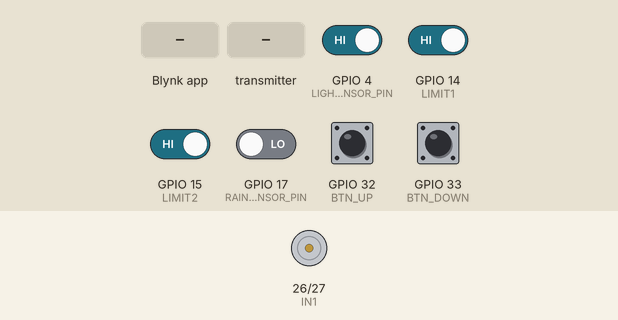
This sketch was run on a simulated ESP32-S3. Shown: motor-driver pin pairs drawn as motors (green arrow = first pin HIGH = forward, orange = second pin HIGH = backward, longer = more drive, scaled by the enable pin). Inputs (shaded band) come from the test bench; at power-on: GPIO 4 (LIGHT_SENSOR_PIN), GPIO 14 (LIMIT1), GPIO 15 (LIMIT2), GPIO 32 (BTN_UP), GPIO 33 (BTN_DOWN) HIGH, GPIO 17 (RAIN_SENSOR_PIN) LOW. WiFi joins after 1.5 s; servers stay silent unless stated; what the sketch prints to the serial monitor is not drawn.

Above: at 3.0 s.
3.1 s: GPIO 17 (RAIN_SENSOR_PIN) driven HIGH
6.3 s: Blynk app writes 1 to V1
7.8 s: GPIO 14 (LIMIT1) driven LOW
At 9.0 s:
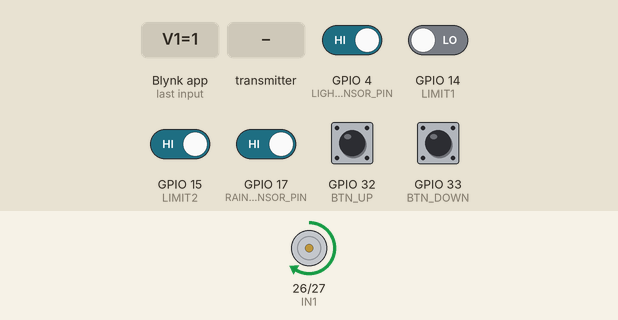
9.3 s: the transmitter starts sending temp_c = 0
10.8 s: GPIO 4 (LIGHT_SENSOR_PIN) driven LOW
At 11.58 s:
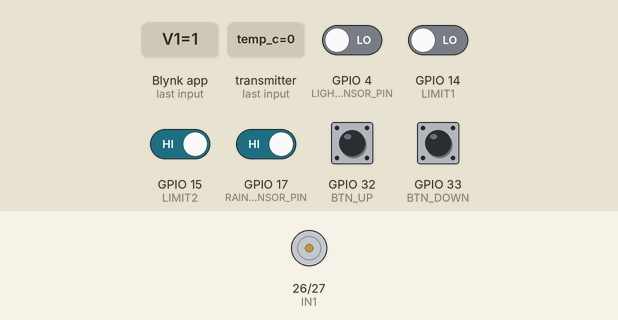
14.3 s: GPIO 15 (LIMIT2) driven LOW
At 16.1 s:
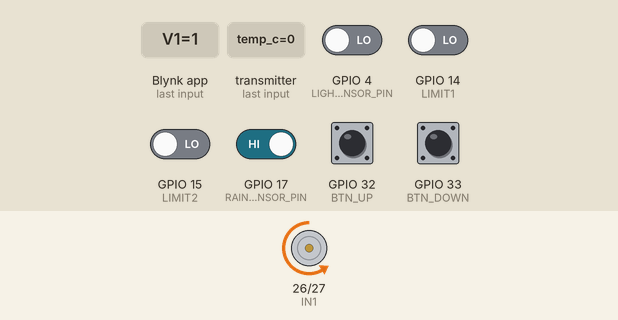
Timing chart, 0 to 18.8 s (numbered marks = the images above; inputs shaded):
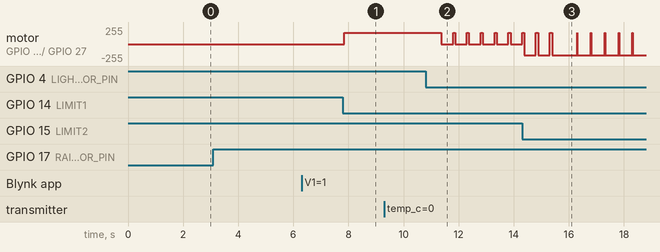

The sketch:

NODE_B.ino
```cpp
#define BLYNK_TEMPLATE_ID "TMPL6Qkr6crlP"
#define BLYNK_TEMPLATE_NAME "Gian Phoi Thong Minh"
#define BLYNK_AUTH_TOKEN "CAr5FOa2VBRHc9I8rYQzULtaSeKVDRTC"

#include <WiFi.h>
#include <WiFiClient.h>
#include <BlynkSimpleEsp32.h>
#include <esp_now.h>
#include <Arduino.h>
#include <Wire.h>
#include <Adafruit_BMP085.h>

char ssid[] = "BETWEEN COFFEE T2";
char pass[] = "88888888";

// === MAC ESP32-S3 (BÊN NHẬN MƯA) ===
uint8_t s3MAC[] = {0x80, 0xB5, 0x4E, 0xC6, 0x8B, 0x64}; // Thay bằng MAC thật

// === DỮ LIỆU NHẬN TỪ ESP32-S3 (20 BYTE) ===
typedef struct {
    float temp_c;
    float humi_pct;
    float wind_kmh;
    float pres_hpa;
    uint8_t autoMode;
    uint8_t padding[3];
} UnifiedData;

UnifiedData receivedData;

// === DỮ LIỆU GỬI MƯA CHO ESP32-S3 ===
typedef struct {
    uint8_t isRaining; // 0 = Không mưa, 1 = Mưa
    uint8_t padding[3];
} RainData;

int mode = 0;  // 0 = Thủ công, 1 = Tự động
int blynkControlState = 0;
BlynkTimer timer;
Adafruit_BMP085 bmp;

// === CHÂN KẾT NỐI ===
#define IN1 26
#define IN2 27
#define ENA 25
#define BTN_UP 32
#define BTN_DOWN 33
#define LIMIT1 14
#define LIMIT2 15
#define RAIN_SENSOR_PIN 17
#define LIGHT_SENSOR_PIN 4

int motorSpeed = 170;
bool initialRun = true;

// === HÀM HỖ TRỢ ===
void stopMotor();
void moveIn();
void moveOut();
void updateTerminal();

// === GỬI TRẠNG THÁI MƯA ===
void sendRainStatus(bool raining) {
    RainData rainData;
    rainData.isRaining = raining ? 1 : 0;
    memset(rainData.padding, 0, 3);

    esp_now_send(s3MAC, (uint8_t*)&rainData, sizeof(rainData));
    Serial.println("Gửi mưa sang S3: " + String(raining ? "MƯA!" : "KHÔNG MƯA"));
}

// === NHẬN DỮ LIỆU TỪ ESP32-S3 ===
void OnDataRecv(const esp_now_recv_info *info, const uint8_t *data, int len) {
    if (len == sizeof(UnifiedData)) {
        memcpy(&receivedData, data, sizeof(receivedData));

        Serial.printf("ESP-NOW: T=%.1f°C | H=%.1f%% | W=%.1f km/h | P=%.1f hPa | AUTO=%d\n",
                      receivedData.temp_c, receivedData.humi_pct,
                      receivedData.wind_kmh, receivedData.pres_hpa,
                      receivedData.autoMode);

        // Gửi dữ liệu lên Blynk
        Blynk.virtualWrite(V2, receivedData.temp_c);
        Blynk.virtualWrite(V3, receivedData.humi_pct);
        Blynk.virtualWrite(V8, receivedData.wind_kmh);
        Blynk.virtualWrite(V11, receivedData.pres_hpa);
        Blynk.virtualWrite(V9, receivedData.autoMode ? "THU VÀO" : "KÉO RA");

        // Tự động theo dự báo
        if (mode == 1) {
            if (receivedData.autoMode == 1 && !digitalRead(LIMIT2)) {
                moveIn();
                Serial.println("AUTO (ESP-NOW): THU VÀO (dự báo mưa)");
            } else if (receivedData.autoMode == 0 && !digitalRead(LIMIT1)) {
                moveOut();
                Serial.println("AUTO (ESP-NOW): KÉO RA (không mưa)");
            }
        }

        updateTerminal();
    } else {
        Serial.printf("ESP-NOW: Sai kích thước! Nhận %d byte, mong đợi %d\n", len, sizeof(UnifiedData));
    }
}

// === CHẾ ĐỘ (V1) ===
BLYNK_WRITE(V1) {
    mode = param.asInt();
    initialRun = true;
    Serial.println("Chế độ: " + String(mode == 0 ? "Thủ công" : "Tự động"));
    stopMotor();
    blynkControlState = 0;
    Blynk.virtualWrite(V1, mode);
}

// === LỆNH (V0) ===
BLYNK_WRITE(V0) {
    int action = param.asInt();
    if (mode == 0) {
        if (action == 0) {
            blynkControlState = 1;
            Serial.println("Blynk: THU VÀO");
        } else if (action == 1) {
            blynkControlState = 2;
            Serial.println("Blynk: KÉO RA");
        } else {
            blynkControlState = 0;
        }
    } else {
        blynkControlState = 0;
    }
}

void setup() {
    Serial.begin(115200);

    WiFi.mode(WIFI_STA);
    Serial.print("MAC Address: ");
    Serial.println(WiFi.macAddress());

    if (esp_now_init() != ESP_OK) {
        Serial.println("Lỗi khởi tạo ESP-NOW");
        while (1);
    }
    esp_now_register_recv_cb(OnDataRecv);

    esp_now_peer_info_t peerInfo = {};
    memcpy(peerInfo.peer_addr, s3MAC, 6);
    peerInfo.channel = 0;
    peerInfo.encrypt = false;

    if (esp_now_add_peer(&peerInfo) != ESP_OK) {
        Serial.println("Lỗi thêm peer S3");
        while (1);
    }

    Blynk.begin(BLYNK_AUTH_TOKEN, ssid, pass);

    pinMode(IN1, OUTPUT);
    pinMode(IN2, OUTPUT);
    pinMode(ENA, OUTPUT);
    pinMode(BTN_UP, INPUT_PULLUP);
    pinMode(BTN_DOWN, INPUT_PULLUP);
    pinMode(LIMIT1, INPUT_PULLUP);
    pinMode(LIMIT2, INPUT_PULLUP);
    pinMode(RAIN_SENSOR_PIN, INPUT);
    pinMode(LIGHT_SENSOR_PIN, INPUT);

    digitalWrite(IN1, LOW);
    digitalWrite(IN2, LOW);
    analogWrite(ENA, 0);
    analogWriteFrequency(ENA, 1000);

    if (!bmp.begin()) {
        Serial.println("Không tìm thấy BMP180!");
    } else {
        Serial.println("BMP180 sẵn sàng!");
    }

    timer.setInterval(30000L, sensorCheck);
    Serial.println("Hệ thống sẵn sàng!");
}

void sensorCheck() {
    if (mode == 1) {
        bool isRaining = (digitalRead(RAIN_SENSOR_PIN) == LOW);
        bool isDark = (digitalRead(LIGHT_SENSOR_PIN) == LOW);
        Serial.println(isRaining ? "TRỜI MƯA!" : "TRỜI KHÔNG MƯA");
        Serial.println(isDark ? "TRỜI TỐI" : "TRỜI SÁNG");
    }
}

// === TERMINAL HIỂN THỊ MƯA + ÁNH SÁNG ===
void updateTerminal() {
    static unsigned long lastUpdate = 0;
    if (millis() - lastUpdate < 1000) return;
    lastUpdate = millis();

    bool isRaining = (digitalRead(RAIN_SENSOR_PIN) == LOW);
    bool isDark = (digitalRead(LIGHT_SENSOR_PIN) == LOW);

    unsigned long s = millis() / 1000;
    int hh = (s / 3600) % 24;
    int mm = (s / 60) % 60;
    int ss = s % 60;

    char buffer[100];
    snprintf(buffer, sizeof(buffer),
             "[%02d:%02d:%02d] %s | %s",
             hh, mm, ss,
             isRaining ? "MƯA!" : "KHÔ",
             isDark ? "TỐI" : "SÁNG");

    Blynk.virtualWrite(V10, buffer);
    Blynk.virtualWrite(V10, "\n");
}

void loop() {
    Blynk.run();
    timer.run();

    bool upPressed = !digitalRead(BTN_UP);
    bool downPressed = !digitalRead(BTN_DOWN);
    bool limit1Hit = digitalRead(LIMIT1);
    bool limit2Hit = digitalRead(LIMIT2);

    static bool isRaining = false;
    static bool isDark = false;

    static unsigned long lastSensorRead = 0;
    if (millis() - lastSensorRead > 1000 && mode == 1) {
        lastSensorRead = millis();
        isRaining = (digitalRead(RAIN_SENSOR_PIN) == LOW);
        isDark = (digitalRead(LIGHT_SENSOR_PIN) == LOW);
    }

    // === CHẾ ĐỘ THỦ CÔNG ===
    if (mode == 0) {
        bool isMoving = false;

        if (upPressed && !downPressed && !limit1Hit) {
            moveIn();
            isMoving = true;
            Serial.println("Thủ công (nút): THU VÀO");
        } else if (downPressed && !upPressed && !limit2Hit) {
            moveOut();
            isMoving = true;
            Serial.println("Thủ công (nút): KÉO RA");
        } else if (!upPressed && !downPressed) {
            if (blynkControlState == 1 && !limit2Hit) {
                moveIn();
                isMoving = true;
                Serial.println("Thủ công (Blynk): THU VÀO");
            } else if (blynkControlState == 2 && !limit1Hit) {
                moveOut();
                isMoving = true;
                Serial.println("Thủ công (Blynk): KÉO RA");
            }
        }

        if (!isMoving) {
            stopMotor();
        } else if ((blynkControlState == 1 && limit2Hit) ||
                   (blynkControlState == 2 && limit1Hit) ||
                   (upPressed && limit1Hit) ||
                   (downPressed && limit2Hit)) {
            stopMotor();
            Serial.println("Thủ công: DỪNG (giới hạn)");
            blynkControlState = 0;
        }
    }

    // === CHẾ ĐỘ TỰ ĐỘNG ===
    else {
        blynkControlState = 0;

        if (initialRun && !limit1Hit) {
            moveOut();
            Serial.println("Tự động: KÉO RA (khởi động)");
        } else if ((isRaining || isDark) && !limit2Hit) {
            moveIn();
            Serial.println("Tự động: THU VÀO (mưa/tối)");
            initialRun = false;
        } else if (!isRaining && !isDark && !limit1Hit) {
            moveOut();
            Serial.println("Tự động: KÉO RA (sáng, khô)");
            initialRun = false;
        } else {
            stopMotor();
            Serial.println("Tự động: DỪNG");
            initialRun = false;
        }
    }

    // === GỬI MƯA MỖI 1 GIÂY ===
    static unsigned long lastRainSend = 0;
    if (millis() - lastRainSend > 1000) {
        lastRainSend = millis();
        bool isRaining = (digitalRead(RAIN_SENSOR_PIN) == LOW);
        sendRainStatus(isRaining);
    }

    updateTerminal();
    delay(100);
}

// === ĐIỀU KHIỂN MOTOR ===
void stopMotor() {
    digitalWrite(IN1, LOW);
    digitalWrite(IN2, LOW);
    analogWrite(ENA, 0);
}

void moveIn() {
    digitalWrite(IN1, LOW);
    digitalWrite(IN2, HIGH);
    analogWrite(ENA, motorSpeed);
}

void moveOut() {
    digitalWrite(IN1, HIGH);
    digitalWrite(IN2, LOW);
    analogWrite(ENA, motorSpeed);
}
```

Measured:
- after the input at 3.1 s, every drawn part: stays the same
- after the input at 6.3 s, every drawn part: stays the same
- after the input at 7.8 s, motor on GPIO 26 (IN1) / GPIO 27 (IN2): stopped → forward 170/255 at once
- after the input at 9.3 s, every drawn part: stays the same
- after the input at 10.8 s, motor on GPIO 26 (IN1) / GPIO 27 (IN2): alternates forward 170/255 for 0.08 s and stopped for 0.43 s, starting after 0.57 s
